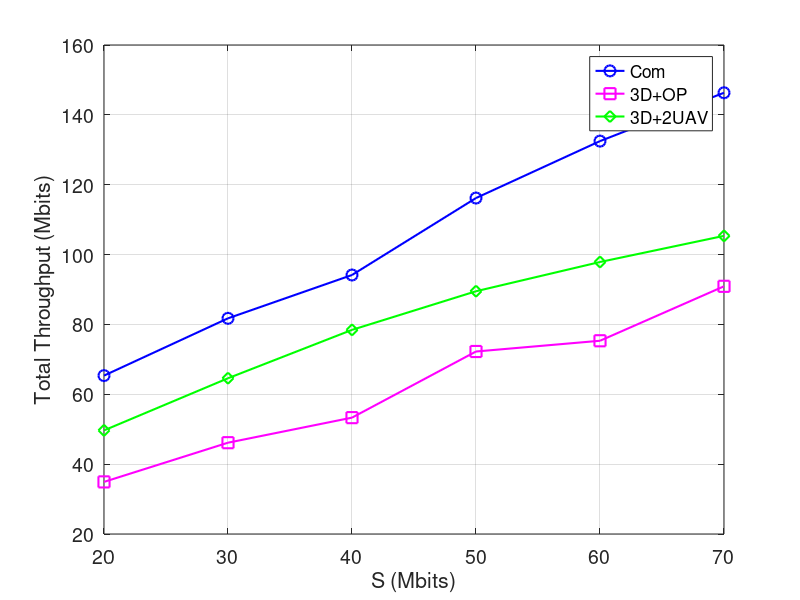

Here is the MATLAB script that generated this plot:
x = [20 30 40 50 60 70];
y1 = [65.350058 81.747292 94.149883 116.185832 132.484 146.327];
y2 = [34.917570 46.139436 53.314697 72.248670 75.322956 90.915282];
y3 = [49.6616 64.5907 78.4407 89.498841 97.871520 105.359];
% y1 = [63.027675 59.598859 72.585509 73.453368 90.123698 98.607281];
% y2 = [34.917570 46.139436 53.314697 72.248670 75.322956 90.915282];
% y3 = [115.144253 115.144253 115.144253 115.144253 115.144253 115.144253];
figure(1)
hold on
plot(x, y1,'bo-','MarkerSize',8,'LineWidth',1.5);
hold on
plot(x, y2,'ms-','MarkerSize',8,'LineWidth',1.5);
hold on
plot(x, y3,'gd-','MarkerSize',8,'LineWidth',1.5);

xlabel('S (Mbits)');
ylabel('Total Throughput (Mbits)');
legend('Com','3D+OP','3D+2UAV')
grid on
box on
set(gca,'FontSize',14)
